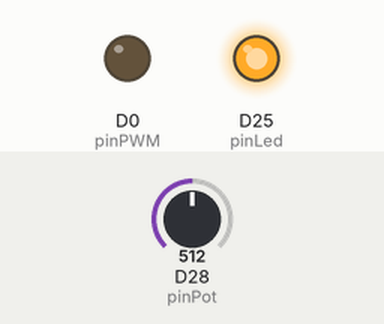
Bench run of a sketch on a simulated Arduino Due. Parts: output pins drawn as LEDs (lit = HIGH). Inputs (shaded band) come from the test bench; at power-on: D28 (pinPot) = 512.

Above: at 1.2 s.
1.3 s: D28 (pinPot) set to 530
At 1.7 s:
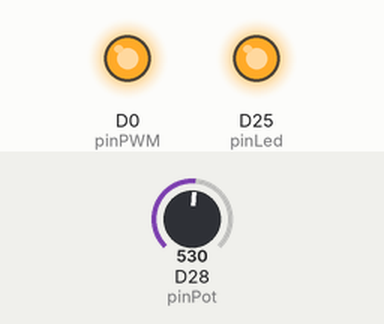
2.8 s: D28 (pinPot) set to 511
At 4.0 s:
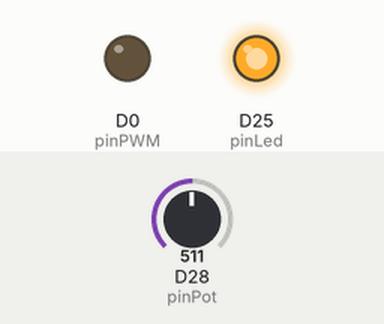
4.3 s: D28 (pinPot) set to 716
At 5.1 s:
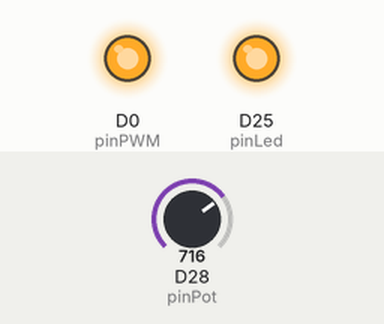
Timing chart, 0 to 7.3 s (numbered marks = the images above; inputs shaded):
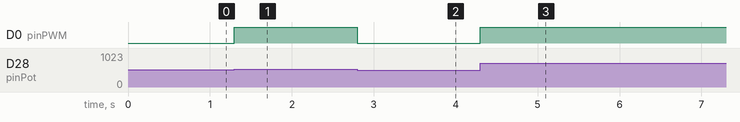

The sketch:

fan_firmware.ino
```cpp
#define LED_ON        LOW
#define LED_OFF       HIGH
#define pinLed        25    // GP25, On-board BUILTIN_LED
#define pinPot        28    // GP28, Potentiometer input
#define pinRPM        22
#define pinPWM        0
#define frequency     250000

void setup()
{
  pinMode(pinLed, OUTPUT);
  pinMode(pinPot, INPUT);
  analogWriteFreq(frequency);
  analogWriteResolution(10);

  digitalWrite(pinLed, HIGH);

  /*
  pinMode(pinRPM, INPUT);
  Serial.begin(115200);
  while (!Serial) {
    digitalWrite(pinLed, HIGH);
    delay(100);
    digitalWrite(pinLed, LOW);
    delay(100);
  }
  */
}


void loop()
{
  int duty_cycle = analogRead(pinPot);

  analogWrite(pinPWM, duty_cycle);
  /*
  digitalWrite(pinLed, HIGH);
  delay(500);

  int rpm = analogRead(pinRPM);
  Serial.println(duty_cycle);
  Serial.println(rpm);
  digitalWrite(pinLed, LOW);
  delay(500);
  */
}
```

Measured:
- the behaviour switches between 513 and 514 on D28 (pinPot) (found by bisection; images 0 and 1)
- after the input at 1.3 s, D0 (pinPWM): LOW → HIGH at once
- after the input at 2.8 s, D0 (pinPWM): HIGH → LOW at once
- after the input at 4.3 s, D0 (pinPWM): LOW → HIGH at once
